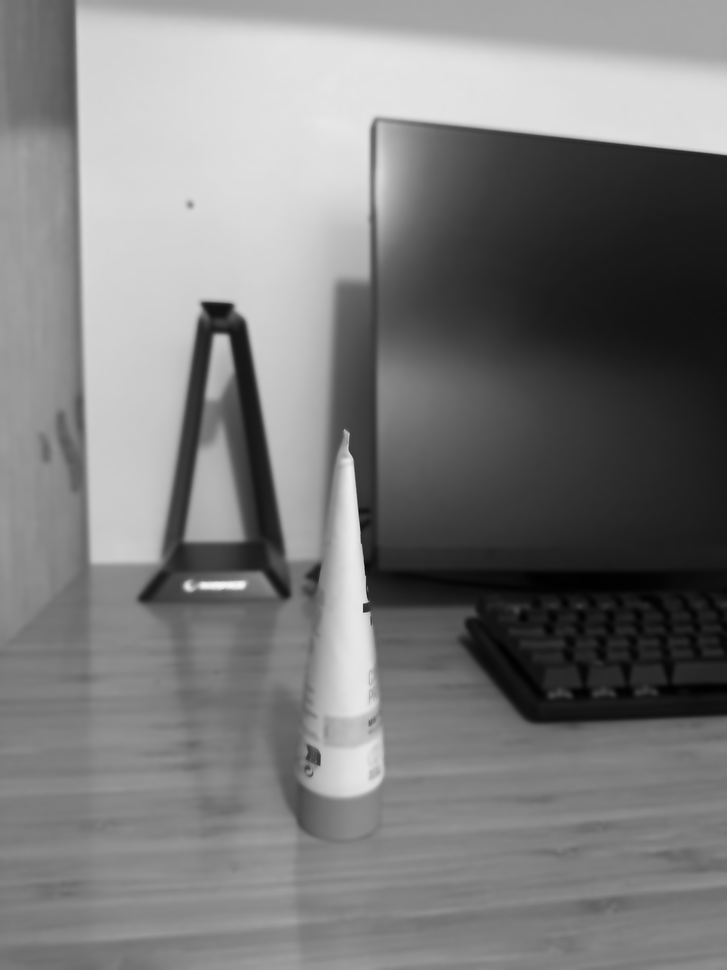
#> input picture Demo/denoised_images/1_denoised.png, 727 x 970 px, shrunk from 1536 x 2048 before the run; its folder holds only this picture in this run
$ python 03_segmentation_kmeans.py
#> lines starting #> are read from the running program, lines starting #| are printed output that depends on the picture; after the words box and inside, x2 and y2 are one past the last pixel; in counts of white or black regions, pixels touching at a corner belong together
import cv2
import numpy as np
import matplotlib.pyplot as plt
import os

# Define photo numbers for batch processing (Jordan Toothpaste Dataset)
photo_numbers = [1, 2, 3, 4, 5, 6]

for num in photo_numbers:
    # INPUT: Read denoised images from the previous preprocessing stage
    input_path = f"denoised_images/{num}_denoised.png"

    if not os.path.exists(input_path):
        print(f"Error: {input_path} not found!")
        continue

    # Read grayscale image and convert to BGR for color-based clustering analysis
    img_gray = cv2.imread(input_path, 0)
#> img_gray is the input picture: shape (970, 727); min 1, max 247, mean 123.7
    img_color = cv2.cvtColor(img_gray, cv2.COLOR_GRAY2BGR)

    # DATA PREPARATION: Reshape the 2D image into a 1D array of RGB pixels for K-Means
    data = img_color.reshape((-1, 3)).astype(np.float32)

    # STEP 1: K-MEANS CONFIGURATION
    # Define termination criteria: 10 iterations or 1.0 epsilon change
    criteria = (cv2.TERM_CRITERIA_EPS + cv2.TERM_CRITERIA_MAX_ITER, 10, 1.0)
    # Set K=3 to identify three main regions: Product (White), Background (Gray), Shadows (Dark)
    K = 3
    ret, label, center = cv2.kmeans(data, K, None, criteria, 10, cv2.KMEANS_RANDOM_CENTERS)
#> ret = 679136142; center = [[41.15, 41.15, 41.15], [208.4, 208.4, 208.4], [128.5, 128.5, 128.5]]

    # STEP 2: AUTOMATIC CLUSTER SELECTION (Engineering Logic)
    # K-Means gives random labels (0, 1, 2). We must identify which label is the product.
    # We calculate the Luminance for each cluster center; the brightest center is the white toothpaste.
    brightness = [0.299*c[2] + 0.587*c[1] + 0.114*c[0] for c in center]
#> brightness = [41.15, 208.4, 128.5]
    target_label = np.argmax(brightness)
#> target_label = 1

    # STEP 3: MASK GENERATION
    # Reshape the flat labels array back into the original 2D image dimensions
    label_image = label.reshape(img_color.shape[:2])
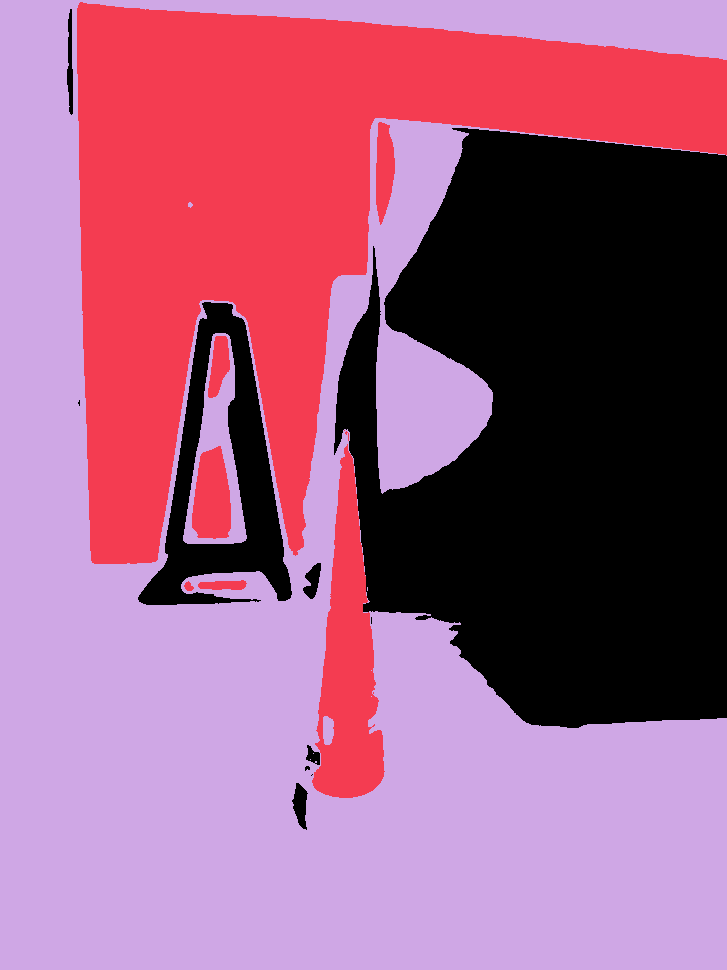
#> label_image: shape (970, 727) int32; 3 distinct labels, from 0 to 2; one colour per label, 0 black
    # Create a binary mask: Target cluster becomes white (255), everything else becomes black (0)
    mask = (label_image == target_label).astype(np.uint8) * 255
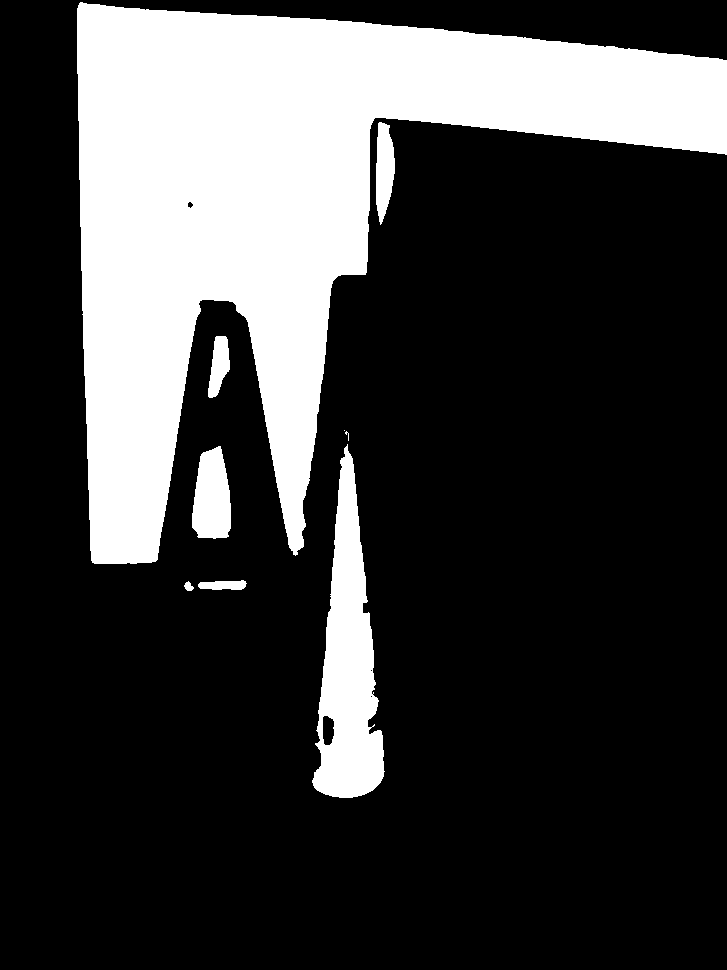
#> mask: shape (970, 727); 24.4% white; 9 white regions (2 under 20 px), largest, box (x1, y1, x2, y2) and area: (77, 2, 727, 564) 152805, (312, 444, 385, 798) 13797, (192, 446, 231, 539) 2858

    # STEP 4: POST-PROCESSING (Morphological Refinement)
    # Use a 5x5 kernel and Opening operation to remove small background outliers (artifacts)
    kernel = np.ones((5,5), np.uint8)
    mask = cv2.morphologyEx(mask, cv2.MORPH_OPEN, kernel)
#> mask: shape (970, 727); 24.4% white; 8 white regions, largest, box (x1, y1, x2, y2) and area: (77, 3, 727, 564) 152762, (313, 453, 384, 798) 13590, (192, 447, 231, 538) 2849

    # STEP 5: FINAL PRODUCT EXTRACTION
    # Apply bitwise-AND to isolate the color product using our generated K-Means mask
    result_extraction = cv2.bitwise_and(img_color, img_color, mask=mask)
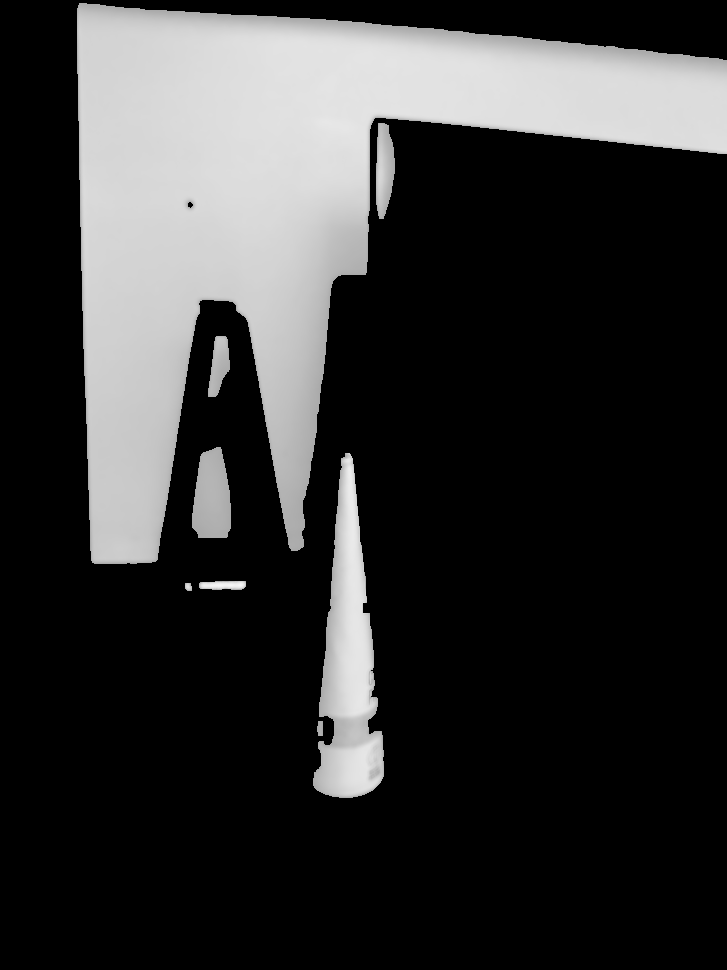
#> result_extraction: shape (970, 727, 3); min 0, max 247, mean 50.8

    # PHYSICAL SAVING: Save the mask for quantitative evaluation metrics
    save_name = f"{num}_algo_result_kmeans.png"
    cv2.imwrite(save_name, mask)
    print(f"Success: {save_name} saved.")

    # STEP 6: VISUALIZATION (Pipeline Display)
    # Reconstruct the image using only the cluster centroids (Posterization effect)
    center_uint8 = np.uint8(center)
#> center_uint8 = [[41, 41, 41], [208, 208, 208], [128, 128, 128]]
    res = center_uint8[label.flatten()]
    clustered_img = res.reshape((img_color.shape))
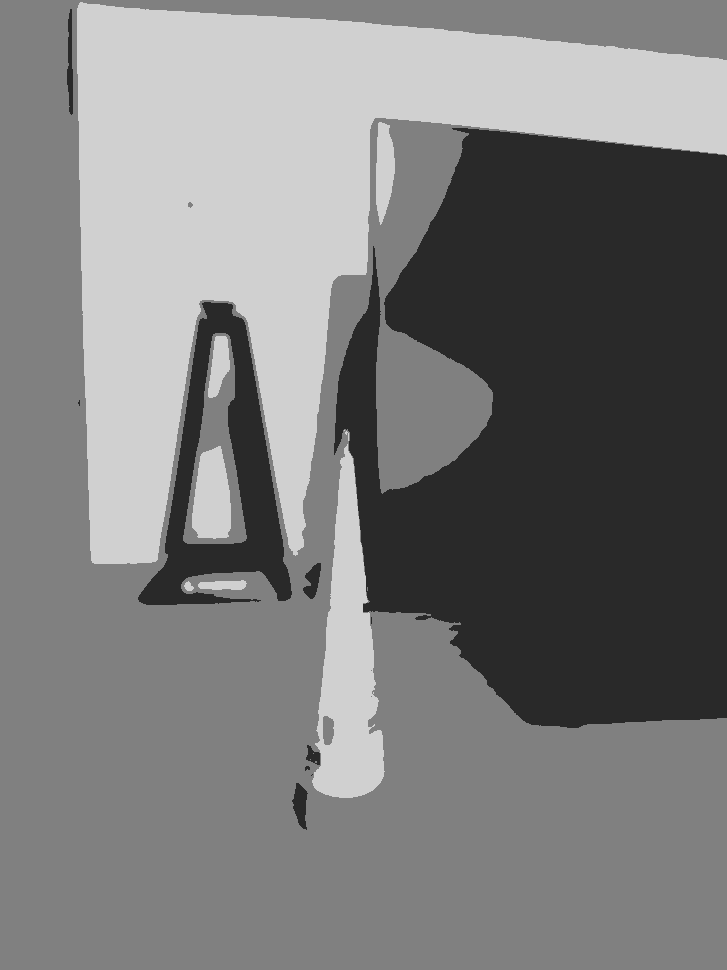
#> clustered_img: shape (970, 727, 3); min 41, max 208, mean 123.3

    plt.figure(figsize=(15, 5))

    # Plot 1: Show the K clusters (See how the image is partitioned into 3 colors)
    plt.subplot(1, 3, 1)
    plt.title(f'1. K-Means Clusters ({num})')
    plt.imshow(cv2.cvtColor(clustered_img, cv2.COLOR_BGR2RGB))
    plt.axis('off')

    # Plot 2: Show the binary mask selected by the Luminance logic
    plt.subplot(1, 3, 2)
    plt.title('2. Automated K-Means Mask')
    plt.imshow(mask, cmap='gray')
    plt.axis('off')

    # Plot 3: Show the final background-removed product
    plt.subplot(1, 3, 3)
    plt.title('3. Final Extraction Result')
    plt.imshow(cv2.cvtColor(result_extraction, cv2.COLOR_BGR2RGB))
    plt.axis('off')

    plt.tight_layout()
    plt.show()
